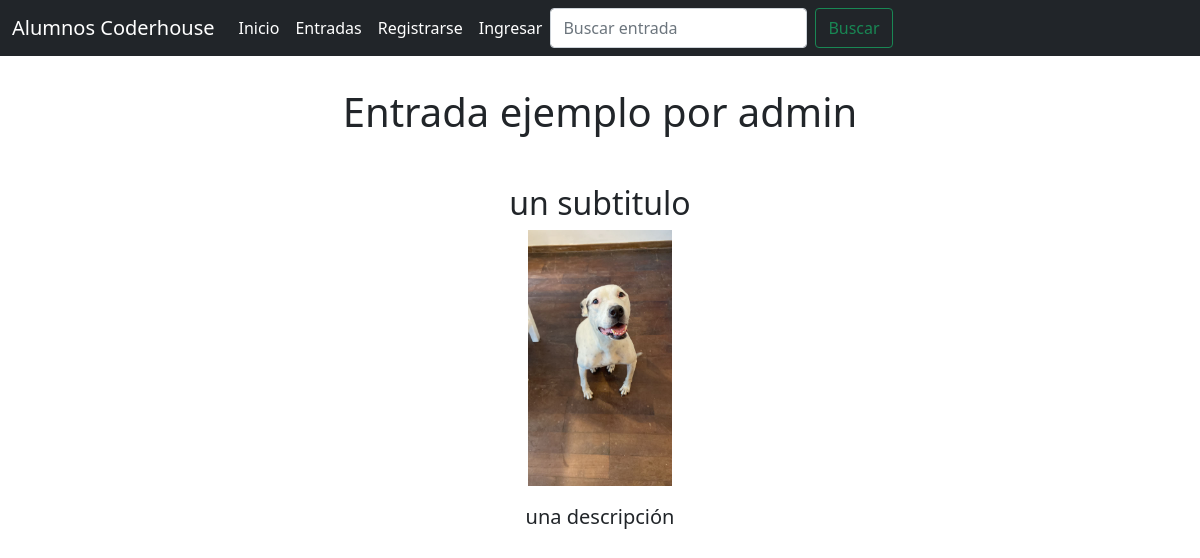
/entrada/2/detalle, run on the app's committed database.
### AlumnosCoder/models.py (models this page shows, shortened)
class EntradaDeBlog(models.Model):
    titulo_entrada = models.CharField(max_length=50)
    subtitulo_entrada= models.CharField (max_length = 30)
    descripcion = models.CharField (max_length = 200)
    fecha_creacion = models.DateTimeField(auto_now_add=True)
    editor = models.ForeignKey(to=User,on_delete=models.CASCADE,default = 1,related_name="editor")
    imagen = models.ImageField(upload_to="entradas", null=True, blank=True)
    @property
    def imagen_url(self):
        return self.imagen.url if self.imagen else ''

### AlumnosCoder/views.py (the view)
# urls.py: path('entrada/<pk>/detalle', Detalle.as_view(), name = "entrada_detalle"),
class Detalle(DetailView):
    model = EntradaDeBlog
    context_object_name = "entrada"

### AlumnosCoder/templates/AlumnosCoder/entradadeblog_detail.html
{% extends "AlumnosCoder/base.html" %}
{% load static %}
{%block main%}
<div class="d-flex justify-content-center">
    <div class="col col-8" style="text-align: center;">
        <h1 class="mt-5">{{ entrada.titulo_entrada }} por {{entrada.editor}}</h1>
        <h2 class="mt-5">{{ entrada.subtitulo_entrada }}</h2>
        <p><img height="256px" src="{{entrada.imagen_url}}"></p>
        <p class="lead">{{ entrada.descripcion}}</p>
    </div>
</div>
{% endblock %}

### data on the page
EntradaDeBlog: titulo_entrada "Entrada ejemplo", editor "admin", subtitulo_entrada "un subtitulo", imagen_url (picture), descripcion "una descripción"
